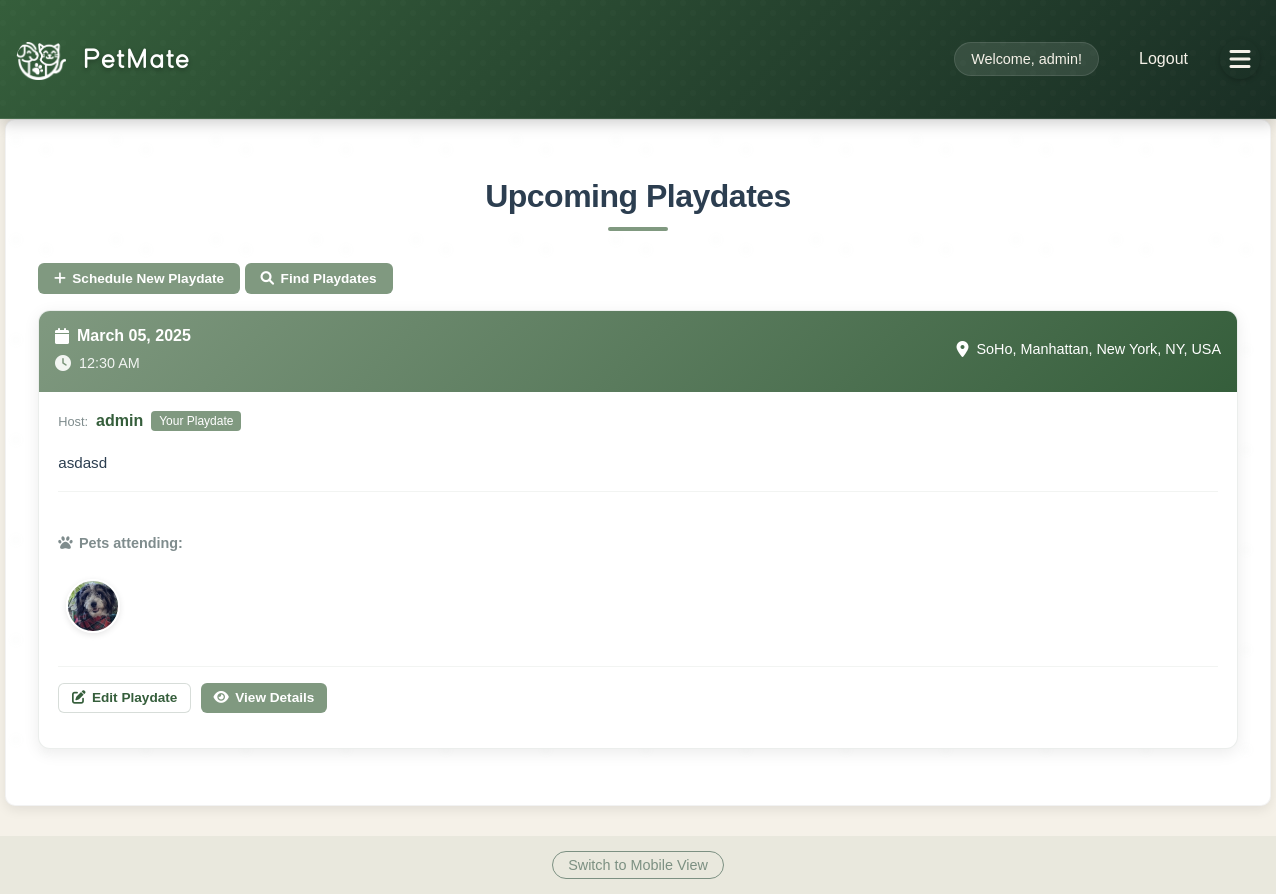
The page /playdates/view (signed in) on the database its author committed.
### app/models/user.py (models this page shows, shortened)
class User(db.Model, UserMixin):
    __tablename__ = 'users'
    id = db.Column(db.Integer, primary_key=True)
    username = db.Column(db.String(80), unique=True, nullable=False)
    email = db.Column(db.String(120), unique=True, nullable=False)
    password_hash = db.Column(db.String(128))
    name = db.Column(db.String(120))  # User's full name
    created_at = db.Column(db.DateTime, default=datetime.utcnow)
    profile_picture = db.Column(db.String(255))  # Store the filename of uploaded image
    bio = db.Column(db.Text)  # User bio
    location = db.Column(db.String(200))  # User location
    is_admin = db.Column(db.Boolean, default=False)
    account_status = db.Column(db.String(20), default='active')  # active, suspended, banned
    last_login = db.Column(db.DateTime)
    account_notes = db.Column(db.Text)  # Admin notes about the user
    preferred_meetup_types = db.Column(db.String(255))  # e.g., "parks,beaches,dog runs"
    availability = db.Column(db.String(255))  # e.g., "weekends,evenings"
    pet_owner_since = db.Column(db.Integer)  # Year they became a pet owner
    pet_experience_level = db.Column(db.String(50))  # e.g., "beginner", "intermediate", "expert"
    pets = db.relationship('Pet', backref='owner', lazy=True)
    hosted_playdates = db.relationship('Playdate', foreign_keys='Playdate.host_id', lazy=True)
    attended_playdates = db.relationship('Playdate', secondary=playdate_attendees, lazy=True)
    reviews_received = db.relationship('Review',
                                     foreign_keys='Review.reviewed_user_id',
                                     back_populates='reviewed_user',
                                     lazy='joined')
    reviews_given = db.relationship('Review',
                                  foreign_keys='Review.reviewer_id',
                                  back_populates='reviewer',
                                  lazy='joined')
    @property
    def is_authenticated(self):
        return True
    def get_unread_message_count(self):
        from app.models.message import Message
        return Message.query.filter_by(recipient_id=self.id, is_read=False).count()

### app/models/playdate.py (models this page shows, shortened)
class Playdate(db.Model):
    __tablename__ = 'playdates'
    id = db.Column(db.Integer, primary_key=True)
    host_id = db.Column(db.Integer, db.ForeignKey('users.id', ondelete='CASCADE'), nullable=False)
    title = db.Column(db.String(100), nullable=False)
    description = db.Column(db.Text)
    location = db.Column(db.String(200), nullable=False)
    date = db.Column(db.DateTime, nullable=False)
    duration = db.Column(db.Integer)  # Duration in minutes
    max_attendees = db.Column(db.Integer)
    max_pets = db.Column(db.Integer)  # Maximum number of pets allowed
    status = db.Column(db.String(20), default='scheduled')  # scheduled, in_progress, completed, cancelled
    created_at = db.Column(db.DateTime, default=datetime.utcnow)
    updated_at = db.Column(db.DateTime, default=datetime.utcnow, onupdate=datetime.utcnow)
    host = db.relationship('User', foreign_keys=[host_id])
    attendees = db.relationship('User', secondary=playdate_attendees)
    pets = db.relationship('Pet', secondary=playdate_pets, backref=db.backref('playdates', lazy=True))

### app/models/pet.py (models this page shows, shortened)
class Pet(db.Model):
    __tablename__ = 'pets'
    id = db.Column(db.Integer, primary_key=True)
    owner_id = db.Column(db.Integer, db.ForeignKey('users.id', ondelete='CASCADE'), nullable=False)
    name = db.Column(db.String(100), nullable=False)
    species = db.Column(db.String(50), nullable=False)
    breed = db.Column(db.String(100))
    age = db.Column(db.Integer)
    size = db.Column(db.String(20))  # Small, Medium, Large
    gender = db.Column(db.String(20))
    image_filename = db.Column(db.String(255))
    bio = db.Column(db.Text)
    created_at = db.Column(db.DateTime, default=datetime.utcnow)
    updated_at = db.Column(db.DateTime, default=datetime.utcnow, onupdate=datetime.utcnow)
    energy_level = db.Column(db.String(20))  # Low, Medium, High
    friendliness = db.Column(db.String(20))  # Shy, Moderate, Outgoing
    training_level = db.Column(db.String(20))  # Basic, Intermediate, Advanced
    special_needs = db.Column(db.Text)
    preferred_playmates = db.Column(db.String(255))  # e.g., "small dogs, cats"

### app/routes/main.py (the view)
@bp.route('/playdates/view')
def view_playdates():
    if 'username' not in session:
        return redirect(url_for('auth.login'))
    user = User.query.filter_by(username=session['username']).first()
    host_playdates = Playdate.query.filter_by(host_id=user.id).all()
    participant_playdates = Playdate.query.join(
        Playdate.pets
    ).filter(
        Pet.owner_id == user.id
    ).all()
    all_playdates = list(set(host_playdates + participant_playdates))
    all_playdates.sort(key=lambda x: x.date, reverse=True)
    formatted_playdates = []
    for playdate in all_playdates:
        is_host = playdate.host_id == user.id
        pets = playdate.pets
        formatted_playdates.append({
            "playdate": playdate,
            "is_host": is_host,
            "pets": pets
        })
    user_agent = request.headers.get('User-Agent', '').lower()
    is_mobile = any(device in user_agent for device in ['iphone', 'android', 'mobile', 'tablet'])
    mode = request.args.get('mode', None)
    use_mobile = is_mobile and mode != 'desktop'
    template = 'mobile_playdates.html' if use_mobile else 'playdates.html'
    return render_template(
        template,
        playdates=formatted_playdates,
        user=user
    )

### app/__init__.py (called while the page is built)
@login_manager.user_loader
def load_user(user_id):
    from app.models.user import User
    return User.query.get(int(user_id))

### app/templates/playdates.html (shortened to what this page needs)
{% extends "base.html" %}
{% block content %}
<div class="container">
    <h2>Upcoming Playdates</h2>
    <div class="action-bar">
        <a href="{{ url_for('playdates.create_playdate') }}" class="button primary">
            <i class="fas fa-plus"></i> Schedule New Playdate
        </a>
        <a href="{{ url_for('main.search') }}" class="button">
            <i class="fas fa-search"></i> Find Playdates
        </a>
    </div>
    <div class="playdates-list">
        {% if playdates %}
            {% for playdate_data in playdates %}
                {% set playdate = playdate_data.playdate %}
                <div class="playdate-card">
                    <div class="playdate-header">
                        <div class="playdate-header-content">
                            <div class="playdate-date-time">
                                <div class="playdate-date">
                                    <i class="fas fa-calendar"></i> {{ playdate.date.strftime('%B %d, %Y') }}
                                </div>
                                <div class="playdate-time">
                                    <i class="fas fa-clock"></i> {{ playdate.date.strftime('%I:%M %p') }}
                                </div>
                            </div>
                            <div class="playdate-location">
                                <i class="fas fa-map-marker-alt"></i> {{ playdate.location }}
                            </div>
                        </div>
                    </div>
                    <div class="playdate-content">
                        <div class="playdate-info">
                            <div class="playdate-host-info">
                                {% if playdate_data.is_host %}
                                    <span class="host-label">Host:</span>
                                    <span class="host-name">{{ playdate.host.username }}</span>
                                    <span class="your-playdate-badge">Your Playdate</span>
                                {% else %}
                                    <span class="host-label">Host:</span>
                                    <span class="host-name">{{ playdate.host.username }}</span>
                                {% endif %}
                            </div>
                            {% if playdate.description %}
                                <div class="playdate-description">
                                    {{ playdate.description }}
                                </div>
                            {% endif %}
                        </div>
                        <div class="playdate-pets">
                            <h5><i class="fas fa-paw"></i> Pets attending:</h5>
                            <div class="pet-avatars-container">
                                <div class="pet-avatars">
                                    {% for pet in playdate_data.pets %}
                                        <div class="pet-avatar">
                                            {% if pet.image_filename %}
                                                <div class="pet-avatar-wrapper" style="background-image: url('{{ url_for('static', filename='pet_images/' + pet.image_filename) }}')"></div>
                                            {% else %}
                                                <div class="pet-avatar-wrapper">
                                                    <div class="pet-avatar-placeholder">
                                                        <i class="fas fa-paw"></i>
                                                    </div>
                                                </div>
                                            {% endif %}
                                            <span class="pet-name">{{ pet.name }}</span>
                                        </div>
                                    {% endfor %}
                                </div>
                            </div>
                        </div>
                        <div class="playdate-actions">
                            {% if not playdate_data.is_host %}
                                {% if playdate_data.attendance_status %}
                                    <div class="attendance-status">
                                        <span class="status-badge status-{{ playdate_data.attendance_status }}">
                                            {% if playdate_data.attendance_status == 'confirmed' %}
                                                <i class="fas fa-check-circle"></i> Confirmed
                                            {% elif playdate_data.attendance_status == 'maybe' %}
                                                <i class="fas fa-question-circle"></i> Maybe
                                            {% elif playdate_data.attendance_status == 'declined' %}
                                                <i class="fas fa-times-circle"></i> Declined
                                            {% endif %}
                                        </span>
                                    </div>
                                    <div class="action-buttons">
                                        <a href="{{ url_for('main.join_playdate', playdate_id=playdate.id) }}" class="button secondary small">
                                            <i class="fas fa-exchange-alt"></i> Change Status
                                        </a>
                                        <a href="{{ url_for('playdates.view_playdate', playdate_id=playdate.id) }}" class="button primary small">
                                            <i class="fas fa-eye"></i> View Details
                                        </a>
                                    </div>
                                {% else %}
                                    <div class="attendance-status">
                                        <span class="status-badge">Not attending</span>
                                    </div>
                                    <div class="action-buttons">
                                        <a href="{{ url_for('main.join_playdate', playdate_id=playdate.id) }}" class="button primary small">
                                            <i class="fas fa-plus-circle"></i> Join Playdate
                                        </a>
                                        <a href="{{ url_for('playdates.view_playdate', playdate_id=playdate.id) }}" class="button secondary small">
                                            <i class="fas fa-eye"></i> View Details
                                        </a>
                                    </div>
                                {% endif %}
                            {% else %}
                                <div class="action-buttons">
                                    <a href="{{ url_for('playdates.edit_playdate', playdate_id=playdate.id) }}" class="button secondary small">
                                        <i class="fas fa-edit"></i> Edit Playdate
                                    </a>
                                    <a href="{{ url_for('playdates.view_playdate', playdate_id=playdate.id) }}" class="button primary small">
                                        <i class="fas fa-eye"></i> View Details
                                    </a>
                                </div>
                            {% endif %}
                        </div>
                    </div>
                </div>
            {% endfor %}
        {% else %}
            <div class="no-playdates">
                <p>No upcoming playdates found.</p>
                <p>Schedule a playdate or search for playdates in your area!</p>
            </div>
        {% endif %}
    </div>
</div>
{% endblock %}

### app/templates/base.html (shortened to what this page needs)
<!DOCTYPE html>
<html>
<head>
    <link rel="stylesheet" href="{{ url_for('static', filename='style.css') }}">
    <link rel="stylesheet" href="{{ url_for('static', filename='how-it-works.css') }}">
    <link rel="stylesheet" href="{{ url_for('static', filename='feature-cards.css') }}">
    <link rel="stylesheet" href="{{ url_for('static', filename='custom-font.css') }}">
    <link rel="stylesheet" href="https://cdnjs.cloudflare.com/ajax/libs/font-awesome/6.0.0/css/all.min.css">
</head>
<body>
    <nav>
        <div class="nav-container">
            <h1>
                <a href="{{ url_for('main.index') }}" class="site-title">
                    <div class="logo">
                        <div class="logo-icon"></div>
                        <div class="logo-text">Pet<span class="highlight">Mate</span></div>
                    </div>
                </a>
            </h1>
            <div class="nav-links">
                {% if 'username' in session %}
                    <div class="user-menu">
                        <span>Welcome, {{ session['username'] }}!</span>
                        <a href="{{ url_for('auth.logout') }}">Logout</a>
                    </div>
                    <button class="menu-toggle">
                        <i class="fas fa-bars"></i>
                    </button>
                {% else %}
                    <a href="{{ url_for('auth.login') }}">Login</a>
                    <a href="{{ url_for('auth.register') }}">Register</a>
                {% endif %}
            </div>
        </div>
    </nav>
    <main>
        {% block content %}{% endblock %}
    </main>
    <footer class="view-toggle">
        <a href="#" id="view-mobile-version">Switch to Mobile View</a>
    </footer>
</body>
</html>

### static/how-it-works.css (style rules this page uses)
:root { --sage-green: #809980; --warm-brown: #966F50; --terracotta: #CD5C41; --deep-forest: #2F4858; --light-gray: #f7f9fc; }

### static/feature-cards.css (style rules this page uses)
:root { --sage-green: #809980; --warm-brown: #966F50; --terracotta: #CD5C41; --deep-forest: #355E3B; --light-gray: #f7f9fc; }

### app/templates/playdates.html (style rules this page uses)
.pet-avatars-container { width: 100%; overflow-x: auto; padding: 10px 0; }
.pet-avatars { display: flex; gap: 20px; padding: 5px; }
.pet-avatar { display: flex; flex-direction: column; align-items: center; min-width: 60px; }
.pet-avatar-wrapper { width: 50px; height: 50px; margin-bottom: 8px; border-radius: 50%; border: 2px solid white; box-shadow: 0 2px 6px rgba(0, 0, 0, 0.1); background-color: var(--sage-green-lighter); background-position: center; background-size: cover; background-repeat: no-repeat; flex-shrink: 0; }
.pet-name { font-size: 0.85rem; color: #333; font-weight: 500; text-align: center; max-width: 100%; overflow: hidden; text-overflow: ellipsis; white-space: nowrap; }

### rows shown on the page
User: username "admin", host.username "admin"
Playdate: date "March 05, 2025", date "12:30 AM", location "SoHo, Manhattan, New York, NY, USA", description "asdasd"
Pet: image_filename (picture)
